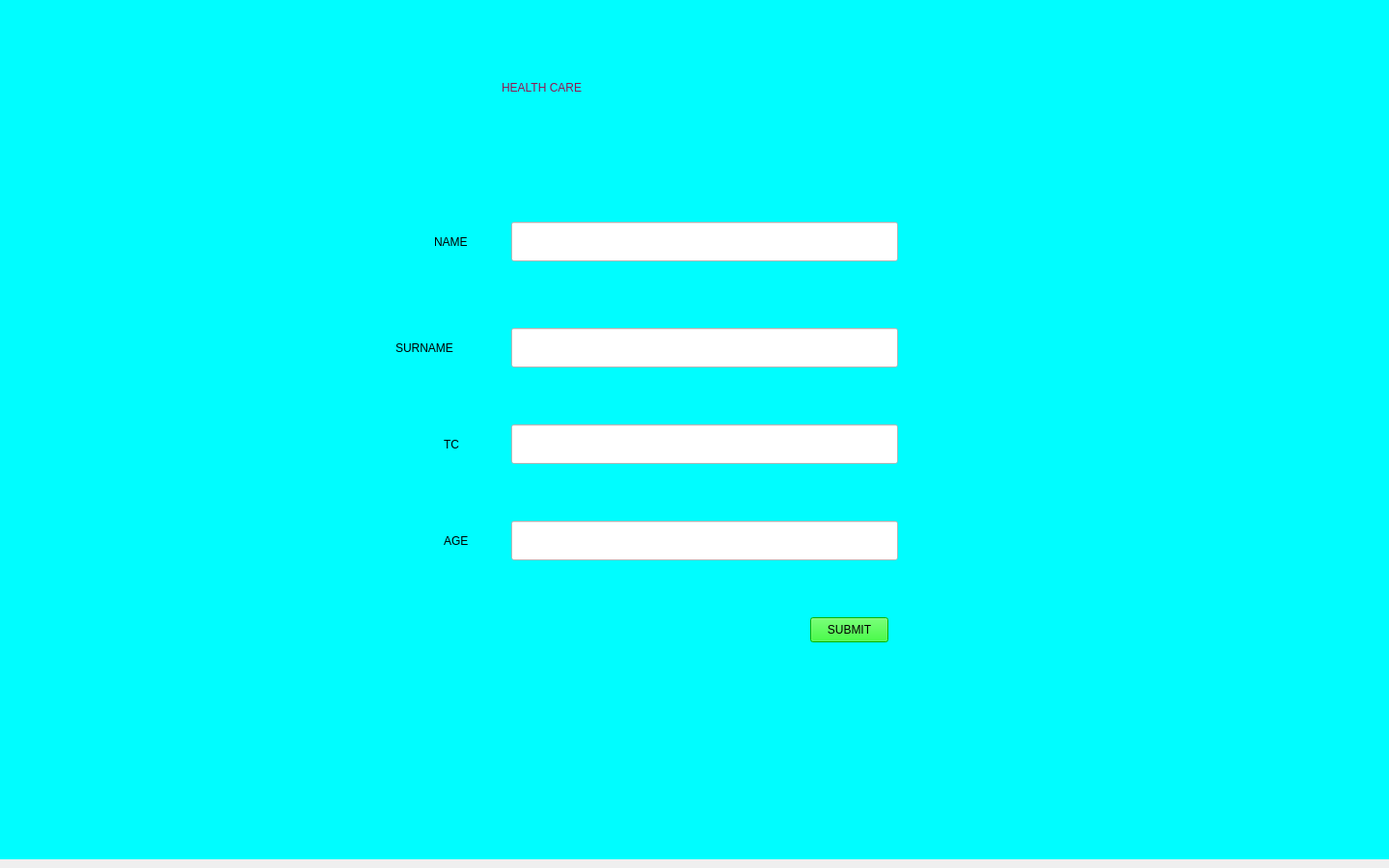
<?xml version="1.0" encoding="UTF-8"?>
<ui version="4.0">
 <class>MainWindow</class>
 <widget class="QMainWindow" name="MainWindow">
  <property name="geometry">
   <rect>
    <x>0</x>
    <y>0</y>
    <width>1440</width>
    <height>900</height>
   </rect>
  </property>
  <property name="windowTitle">
   <string>MainWindow</string>
  </property>
  <widget class="QWidget" name="centralwidget">
   <widget class="QStackedWidget" name="stackedWidget">
    <property name="geometry">
     <rect>
      <x>-10</x>
      <y>0</y>
      <width>1451</width>
      <height>891</height>
     </rect>
    </property>
    <property name="styleSheet">
     <string notr="true">background-color: rgb(0, 253, 255);</string>
    </property>
    <property name="currentIndex">
     <number>0</number>
    </property>
    <widget class="QWidget" name="homepage">
     <property name="styleSheet">
      <string notr="true">background-color: rgb(0, 253, 255);</string>
     </property>
     <widget class="QLabel" name="label">
      <property name="geometry">
       <rect>
        <x>90</x>
        <y>340</y>
        <width>371</width>
        <height>371</height>
       </rect>
      </property>
      <property name="styleSheet">
       <string notr="true"/>
      </property>
      <property name="text">
       <string/>
      </property>
     </widget>
     <widget class="QLabel" name="label_2">
      <property name="geometry">
       <rect>
        <x>530</x>
        <y>50</y>
        <width>351</width>
        <height>81</height>
       </rect>
      </property>
      <property name="styleSheet">
       <string notr="true">font: 48pt &quot;Cochin&quot;;
color: rgb(148, 23, 81);
</string>
      </property>
      <property name="text">
       <string>HEALTH CARE</string>
      </property>
     </widget>
     <widget class="QLabel" name="label_3">
      <property name="geometry">
       <rect>
        <x>460</x>
        <y>240</y>
        <width>71</width>
        <height>21</height>
       </rect>
      </property>
      <property name="styleSheet">
       <string notr="true">font: 24pt &quot;.AppleSystemUIFont&quot;;</string>
      </property>
      <property name="text">
       <string>NAME</string>
      </property>
     </widget>
     <widget class="QLineEdit" name="lineEdit">
      <property name="geometry">
       <rect>
        <x>540</x>
        <y>230</y>
        <width>401</width>
        <height>41</height>
       </rect>
      </property>
      <property name="styleSheet">
       <string notr="true">background-color: rgb(255, 255, 255);</string>
      </property>
     </widget>
     <widget class="QLabel" name="label_4">
      <property name="geometry">
       <rect>
        <x>420</x>
        <y>350</y>
        <width>121</width>
        <height>21</height>
       </rect>
      </property>
      <property name="styleSheet">
       <string notr="true">font: 24pt &quot;.AppleSystemUIFont&quot;;</string>
      </property>
      <property name="text">
       <string>SURNAME</string>
      </property>
     </widget>
     <widget class="QLineEdit" name="lineEdit_2">
      <property name="geometry">
       <rect>
        <x>540</x>
        <y>340</y>
        <width>401</width>
        <height>41</height>
       </rect>
      </property>
      <property name="styleSheet">
       <string notr="true">background-color: rgb(255, 255, 255);</string>
      </property>
     </widget>
     <widget class="QLabel" name="label_5">
      <property name="geometry">
       <rect>
        <x>470</x>
        <y>450</y>
        <width>61</width>
        <height>21</height>
       </rect>
      </property>
      <property name="styleSheet">
       <string notr="true">font: 24pt &quot;.AppleSystemUIFont&quot;;</string>
      </property>
      <property name="text">
       <string>TC</string>
      </property>
     </widget>
     <widget class="QLineEdit" name="lineEdit_3">
      <property name="geometry">
       <rect>
        <x>540</x>
        <y>440</y>
        <width>401</width>
        <height>41</height>
       </rect>
      </property>
      <property name="styleSheet">
       <string notr="true">background-color: rgb(255, 255, 255);</string>
      </property>
     </widget>
     <widget class="QLabel" name="label_6">
      <property name="geometry">
       <rect>
        <x>470</x>
        <y>550</y>
        <width>61</width>
        <height>21</height>
       </rect>
      </property>
      <property name="styleSheet">
       <string notr="true">font: 24pt &quot;.AppleSystemUIFont&quot;;</string>
      </property>
      <property name="text">
       <string>AGE</string>
      </property>
     </widget>
     <widget class="QLineEdit" name="lineEdit_4">
      <property name="geometry">
       <rect>
        <x>540</x>
        <y>540</y>
        <width>401</width>
        <height>41</height>
       </rect>
      </property>
      <property name="styleSheet">
       <string notr="true">background-color: rgb(255, 255, 255);</string>
      </property>
     </widget>
     <widget class="QPushButton" name="pushButton_2">
      <property name="geometry">
       <rect>
        <x>850</x>
        <y>640</y>
        <width>81</width>
        <height>26</height>
       </rect>
      </property>
      <property name="styleSheet">
       <string notr="true">background-color: rgb(0, 249, 0);</string>
      </property>
      <property name="text">
       <string>SUBMIT</string>
      </property>
     </widget>
    </widget>
    <widget class="QWidget" name="symptoms">
     <widget class="QPushButton" name="pushButton">
      <property name="geometry">
       <rect>
        <x>160</x>
        <y>440</y>
        <width>75</width>
        <height>23</height>
       </rect>
      </property>
      <property name="styleSheet">
       <string notr="true">background-color: rgb(255, 255, 255);</string>
      </property>
      <property name="text">
       <string>SUBMIT</string>
      </property>
     </widget>
     <widget class="QWidget" name="layoutWidget">
      <property name="geometry">
       <rect>
        <x>80</x>
        <y>30</y>
        <width>161</width>
        <height>381</height>
       </rect>
      </property>
      <layout class="QVBoxLayout" name="verticalLayout_2">
       <item>
        <widget class="QCheckBox" name="checkBox_5">
         <property name="text">
          <string>CheckBox</string>
         </property>
        </widget>
       </item>
       <item>
        <widget class="QCheckBox" name="checkBox_4">
         <property name="text">
          <string>CheckBox</string>
         </property>
        </widget>
       </item>
       <item>
        <widget class="QCheckBox" name="checkBox_7">
         <property name="text">
          <string>CheckBox</string>
         </property>
        </widget>
       </item>
       <item>
        <widget class="QCheckBox" name="checkBox">
         <property name="text">
          <string>CheckBox</string>
         </property>
        </widget>
       </item>
       <item>
        <widget class="QCheckBox" name="checkBox_6">
         <property name="text">
          <string>CheckBox</string>
         </property>
        </widget>
       </item>
       <item>
        <widget class="QCheckBox" name="checkBox_2">
         <property name="text">
          <string>CheckBox</string>
         </property>
        </widget>
       </item>
       <item>
        <widget class="QCheckBox" name="checkBox_3">
         <property name="text">
          <string>CheckBox</string>
         </property>
        </widget>
       </item>
      </layout>
     </widget>
    </widget>
    <widget class="QWidget" name="suggestions"/>
   </widget>
  </widget>
 </widget>
 <resources/>
 <connections/>
</ui>
